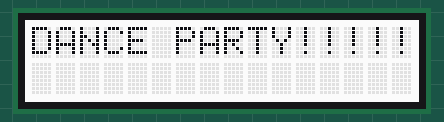
This sketch was run on a simulated Arduino Uno, built with avr-gcc and run on an emulated ATmega328P. Shown: 16×2 character LCD.

Above: at 0.1 s.
At 1.12 s:
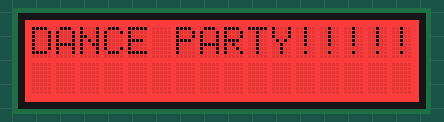
At 1.52 s:
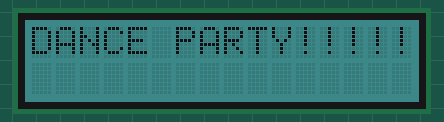
At 1.92 s:
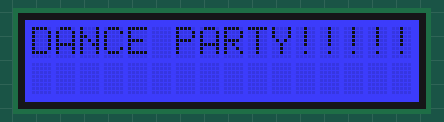

Measured:
- by itself, everything shown: repeats every 0.60 s, in 6 steps

The sketch:

HelloWorldDanceStyle.ino
```cpp
/*
Code by: Joshua Whitelaw
jnw5211@psu.edu

Help From: arduino.com, seeedstudio.com
*/
#include <Wire.h>
#include "rgb_lcd.h"

rgb_lcd lcd;

void setup()
{
    lcd.begin(16, 2); //Sets the columns and rows for the text
    lcd.print("DANCE PARTY!!!!!");  //Print statement
    delay(1000);
}

void loop()
{
    lcd.setCursor(0, 1);    //Starts at column 0  row 1

    //Change color as time progresses
    lcd.setRGB(255, 0, 0);
    delay(100);

    lcd.setRGB(0, 255, 0);
    delay(100);

    lcd.setRGB(0, 0, 255);
    delay(100);

    lcd.setRGB(100, 100, 0);
    delay(100);

    lcd.setRGB(0, 100, 100);
    delay(100);

    lcd.setRGB(100, 0, 100);
    delay(100);
}

/*********************************************************************************************************
  END FILE
*********************************************************************************************************/
```
